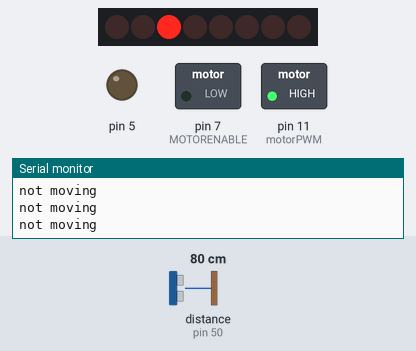
Recording of a sketch running on a simulated Arduino Mega 2560, built with avr-gcc and run on an emulated ATmega2560. Parts: 8 shift-register outputs drawn as a row of LEDs (first output left, lit = HIGH), switched loads named in the sketch (green lamp = pin HIGH), output pins drawn as LEDs (lit = HIGH), the last lines printed to the serial monitor. Wiring (inferred from the names in the program): ultrasonic range finder: trigger pin 40; echo pin 50; shift register (74HC595): data pin 8; shift clock pin 4; latch pin 12. Wiring (inferred from the signals the program sends): row of LEDs: on Q0, Q1, Q2, Q3, Q4, Q5, Q6, Q7. The inputs (shaded band) are chosen by the test bench; at power-on: distance to the obstacle (sensor on pin 50) 80 cm. The echo pulse lasts 58.3 µs per cm; pins used as bus, display or sensor lines are not drawn.

Above: at 1.2 s.
1.3 s: distance to the obstacle (sensor on pin 50) set to 2 cm
At 4.2 s:
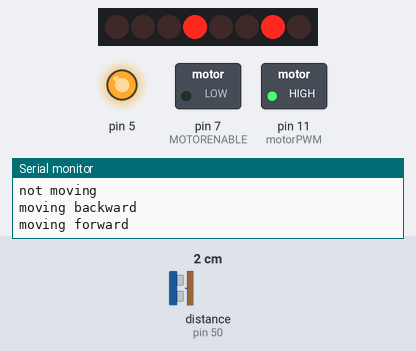
4.3 s: distance to the obstacle (sensor on pin 50) set to 9 cm
At 6.4 s:
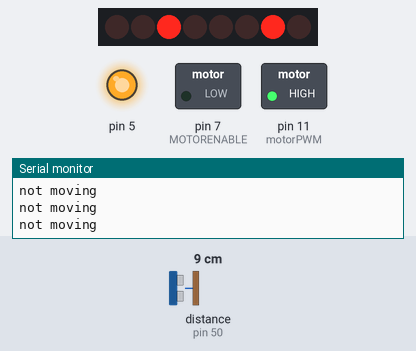
7.0 s: distance to the obstacle (sensor on pin 50) set to 4 cm
At 7.4 s:
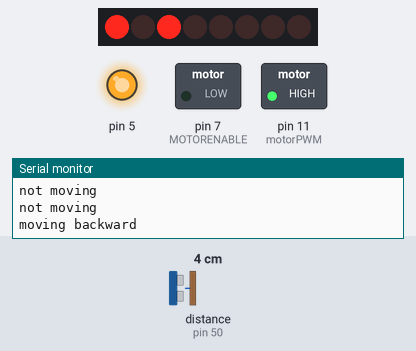
Timing chart, 0 to 16.0 s (numbered marks = the images above; inputs shaded):
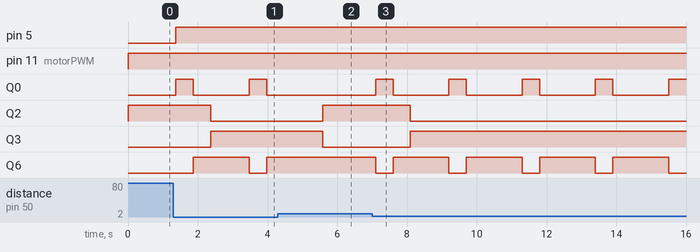

The sketch:

nav.ino
```cpp
// Simple Motor Shield sketch
// -----------------------------------
//
// By arduino.cc user "Krodal".
// June 2012
// Open Source / Public Domain
//
// Using Arduino 1.0.1
//
// A simple sketch for the motor shield,
// without using the Adafruit library.
//
// The outputs can be used for DC-motors
// (either full H-bridge or just On and Off), lights,
// relays, solenoids, etc.
// But stepper motors can not be used !
// Servo motors can be used with the default Servo library.
//
// A maximum of 4 DC motors can be used with full-bridge,
// or a maximum of 8 normal outputs, or a combination.
// Two servo motors can always be used, they use the +5V
// of the Arduino board, so the voltage regulator could
// get hot.
//
// Tested with an Ebay clone with the Arduino Uno.
//
// Parts of the code are from an old Adafruit Motor Shield
// library, which was public domain at that time.
// This code is also public domain
//
// This simplified program is using the normal
// Arduino library functions as much as possible.
//
// The motors will make a whistling sound,
// due to the analogWrite() PWM frequency.
// The Adafruit library is specifically designed to avoid
// this, so use the Adafruit library for a better result.
//
//
//
// Connector usage
// ---------------
// The order is different than what you would expect.
// If the Arduino (Uno) board is held with the USB
// connector to the left, the positive (A) side is
// at the top (north), and the negative (B) side is
// the bottom (south) for both headers.
//
//   Connector X1:
//     M1 on outside = MOTOR1_A   (+) north
//     M1 on inside  = MOTOR1_B   (-)
//     middle        = GND
//     M2 on inside  = MOTOR2_A   (+)
//     M2 on outside = MOTOR2_B   (-) south
//
//   Connector X2:
//     M3 on outside = MOTOR3_B   (-) south
//     M3 on inside  = MOTOR3_A   (+)
//     middle        = GND
//     M4 on inside  = MOTOR4_B   (-)
//     M4 on outside = MOTOR4_A   (+) north
//
//
//         -------------------------------
//         | -+s                         |
//         | -+s                         |
//    M1 A |                             | M4 A
//    M1 B |                             | M4 B
//    GND  |                             | GND
//    M2 A |                             | M3 A
//    M2 B |                             | M3 B
//         |                       ..... |
//         -------------------------------
//                + -
//
//
//
// Pin usage with the Motorshield
// ---------------------------------------
// Analog pins: not used at all
//     A0 ... A5 are still available
//     They all can also be used as digital pins.
//     Also I2C (A4=SDA and A5=SCL) can be used.
//     These pins have a breadboard area on the shield.
// Digital pins: used: 3,4,5,6,7,8,9,10,11,12
//     Pin 9 and 10 are only used for the servo motors.
//     Already in use: 0 (RX) and 1 (TX).
//     Unused: 2,13
//     Pin 2 has an soldering hole on the board,
//           easy to connect a wire.
//     Pin 13 is also connected to the system led.
// I2C is possible, but SPI is not possible since
// those pins are used.
//


#include <Servo.h>


// Arduino pins for the shift register
#define MOTORLATCH 12
#define MOTORCLK 4
#define MOTORENABLE 7
#define MOTORDATA 8

// 8-bit bus after the 74HC595 shift register
// (not Arduino pins)
// These are used to set the direction of the bridge driver.
#define MOTOR1_A 2
#define MOTOR1_B 3
#define MOTOR2_A 1
#define MOTOR2_B 4
#define MOTOR3_A 5
#define MOTOR3_B 7
#define MOTOR4_A 0
#define MOTOR4_B 6

// Arduino pins for the PWM signals.
#define MOTOR1_PWM 11
#define MOTOR2_PWM 3
#define MOTOR3_PWM 6
#define MOTOR4_PWM 5
#define SERVO1_PWM 10
#define SERVO2_PWM 9

// Codes for the motor function.
#define FORWARD 1
#define BACKWARD 2
#define BRAKE 3
#define RELEASE 4


// Declare classes for Servo connectors of the MotorShield.
//Servo servo_1;
//Servo servo_2;

#define trigPin 40
#define echoPin 50

bool forward = false;
unsigned long startTime = 0;

// last measure from ultrasonic sensor
long prev_duration = 0;
long prev_distance = 0;

void setup()
{
  Serial.begin(9600);
  Serial.println("Simple Motor Shield sketch");

  // Use the default "Servo" library of Arduino.
  // Attach the pin number to the servo library.
  // This might also set the servo in the middle position.
  //servo_1.attach(SERVO1_PWM);
 /// servo_2.attach(SERVO2_PWM);

    // initialize serial communication:
  Serial.println("ohai");
  pinMode(trigPin, OUTPUT);
  pinMode(echoPin, INPUT);
}


void loop()
{

   // establish variables for duration of the ping, and the distance result
  // in inches and centimeters:
  long cur_duration, cur_distance, inches, cm;

  // The PING))) is triggered by a HIGH pulse of 2 or more microseconds.
  // Give a short LOW pulse beforehand to ensure a clean HIGH pulse:
  //pinMode(pingPin, OUTPUT);
  digitalWrite(trigPin, LOW);  // Added this line
  delayMicroseconds(2); // Added this line
  digitalWrite(trigPin, HIGH);


  delayMicroseconds(10); // Added this line
  digitalWrite(trigPin, LOW);
  cur_duration = pulseIn(echoPin, HIGH);
  cur_distance = microsecondsToCentimeters(cur_duration);
  //inches = microsecondsToInches(duration);
  //cm = microsecondsToCentimeters(duration);

  // need gyroscope for this stuff
  if (prev_distance != 0) {
    long delta_distance = cur_distance - prev_distance;
    if (delta_distance == 0) {
      Serial.println("not moving");
    } else {
      if (delta_distance > 0) {
        Serial.println("moving forward");
      } else {
        Serial.println("moving backward");
      }
    }
  }

  prev_duration = cur_duration;
  prev_distance = cur_distance;

      /*
  //Serial.println(cur_duration);
  //Serial.println(distance);
  if (cur_distance > 5) {
     Straight(0);
     Forward(0);
     //motor(4, RELEASE, 0);
    //motor(1, FORWARD, 255);

  } else {
    //motor(1, RELEASE, 0);
    //delay(200);
 motor(4, FORWARD, 255);
    Left(0);
    Reverse(0);
    //motor(1, BACKWARD, 255);
    //delay(2000);
  }
  */

  if (cur_distance > 4) {
    Forward(0);
  } else {


  Left(500);
  Right(500);

  Reverse(1000);
  }

  //digitalWrite(pingPin, LOW);
  //delayMicroseconds(2);
  //digitalWrite(pingPin, HIGH);
  //delayMicroseconds(5);
  //digitalWrite(pingPin, LOW);

  // The same pin is used to read the signal from the PING))): a HIGH pulse
  // whose duration is the time (in microseconds) from the sending of the ping
  // to the reception of its echo off of an object.
  //pinMode(pingPin, INPUT);
  //duration = pulseIn(pingPin, HIGH);

  // convert the time into a distance
  //inches = microsecondsToInches(duration);
  //cm = microsecondsToCentimeters(duration);

  //Serial.print(inches);
  //Serial.print("in, ");
  //Serial.print(cm);
  //Serial.print("cm");
  //Serial.println();

  delay(100);

    /*
  // Suppose there are two servo motors connected.
  // Let them move 180 degrees.
  servo_1.write(0);
  delay(1000);
  servo_1.write(180);
  delay(2000);

  servo_2.write(0);
  delay(1000);
  servo_2.write(180);
  delay(2000);
*/

/*
  // Suppose there is a relay, or light or solenoid
  // connected to M3_A and GND.
  // Note that the 'speed' (the PWM, the intensity)
  // is for both M3_A and M3_B.
  // The output is a push-pull output (half bridge),
  // so it can also be used to drive something low.
  // The 'speed' (the PWM, the intensity) can be set
  // to zero, that would make the output disabled
  // and floating.
  motor_output(MOTOR3_A, HIGH, 255);
  delay(2000);
  motor_output(MOTOR3_A, LOW, 255);
*/

/*
  // Suppose a DC motor is connected to M1_A(+) and M1_B(-)
  // Let it run full speed forward and half speed backward.
  // If 'BRAKE' or 'RELEASE' is used, the 'speed' parameter
  // is ignored.
  motor(1, FORWARD, 255);
  delay(500);
  // Be friendly to the motor: stop it before reverse.
  motor(1, RELEASE, 0);
  delay(200);
  motor(1, BACKWARD, 255);
  delay(500);
  motor(1, RELEASE, 0);
  delay(200);
*/

/*
  motor(4, FORWARD, 255);
  delay(500);
  // Be friendly to the motor: stop it before reverse.
  motor(4, RELEASE, 0);
  delay(250);
  motor(4, BACKWARD, 255);
  delay(500);
  motor(4, RELEASE, 0);
  delay(250);
  */
}

void Forward(long duration) {
  motor(1, FORWARD, 255);
  if (duration > 0) {
    delay(duration);
  }
}

void Brake(long duration) {
  //motor(1, BRAKE, 255);
  //if (duration > 0) {
 //   delay(duration);
 // }
}

void Neutral(long duration) {
  motor(1, RELEASE, 0);
  if (duration > 0) {
    delay(duration);
  }
}

void Reverse(long duration) {
  motor(1, BACKWARD, 255);
  if (duration > 0) {
    delay(duration);
  }
}

void Left(long duration) {
  motor(4, FORWARD, 255);
  if (duration > 0) {
    delay(duration);
  }
}

void Straight(long duration) {
  motor(4, RELEASE, 0);
  if (duration > 0) {
    delay(duration);
  }
}

void Right(long duration) {
  motor(4, BACKWARD, 255);
  if (duration > 0) {
    delay(duration);
  }
}

long microsecondsToInches(long microseconds) {
  // According to Parallax's datasheet for the PING))), there are 73.746
  // microseconds per inch (i.e. sound travels at 1130 feet per second).
  // This gives the distance travelled by the ping, outbound and return,
  // so we divide by 2 to get the distance of the obstacle.
  // See: http://www.parallax.com/dl/docs/prod/acc/28015-PING-v1.3.pdf
  return microseconds / 74 / 2;
}

long microsecondsToCentimeters(long microseconds) {
  // The speed of sound is 340 m/s or 29 microseconds per centimeter.
  // The ping travels out and back, so to find the distance of the object we
  // take half of the distance travelled.
  return microseconds / 29 / 2;
}

// Initializing
// ------------
// There is no initialization function.
//
// The shiftWrite() has an automatic initializing.
// The PWM outputs are floating during startup,
// that's okay for the Motor Shield, it stays off.
// Using analogWrite() without pinMode() is valid.
//


// ---------------------------------
// motor
//
// Select the motor (1-4), the command,
// and the speed (0-255).
// The commands are: FORWARD, BACKWARD, BRAKE, RELEASE.
//
void motor(int nMotor, int command, int speed)
{
  int motorA, motorB;

  if (nMotor >= 1 && nMotor <= 4)
  {
    switch (nMotor)
    {
    case 1:
      motorA   = MOTOR1_A;
      motorB   = MOTOR1_B;
      break;
    case 2:
      motorA   = MOTOR2_A;
      motorB   = MOTOR2_B;
      break;
    case 3:
      motorA   = MOTOR3_A;
      motorB   = MOTOR3_B;
      break;
    case 4:
      motorA   = MOTOR4_A;
      motorB   = MOTOR4_B;
      break;
    default:
      break;
    }

    switch (command)
    {
    case FORWARD:
      motor_output (motorA, HIGH, speed);
      motor_output (motorB, LOW, -1);     // -1: no PWM set
      break;
    case BACKWARD:
      motor_output (motorA, LOW, speed);
      motor_output (motorB, HIGH, -1);    // -1: no PWM set
      break;
    case BRAKE:
      // The AdaFruit library didn't implement a brake.
      // The L293D motor driver ic doesn't have a good
      // brake anyway.
      // It uses transistors inside, and not mosfets.
      // Some use a software break, by using a short
      // reverse voltage.
      // This brake will try to brake, by enabling
      // the output and by pulling both outputs to ground.
      // But it isn't a good break.
      motor_output (motorA, LOW, 255); // 255: fully on.
      motor_output (motorB, LOW, -1);  // -1: no PWM set
      break;
    case RELEASE:
      motor_output (motorA, LOW, 0);  // 0: output floating.
      motor_output (motorB, LOW, -1); // -1: no PWM set
      break;
    default:
      break;
    }
  }
}


// ---------------------------------
// motor_output
//
// The function motor_ouput uses the motor driver to
// drive normal outputs like lights, relays, solenoids,
// DC motors (but not in reverse).
//
// It is also used as an internal helper function
// for the motor() function.
//
// The high_low variable should be set 'HIGH'
// to drive lights, etc.
// It can be set 'LOW', to switch it off,
// but also a 'speed' of 0 will switch it off.
//
// The 'speed' sets the PWM for 0...255, and is for
// both pins of the motor output.
//   For example, if motor 3 side 'A' is used to for a
//   dimmed light at 50% (speed is 128), also the
//   motor 3 side 'B' output will be dimmed for 50%.
// Set to 0 for completelty off (high impedance).
// Set to 255 for fully on.
// Special settings for the PWM speed:
//    Set to -1 for not setting the PWM at all.
//
void motor_output (int output, int high_low, int speed)
{
  int motorPWM;

  switch (output)
  {
  case MOTOR1_A:
  case MOTOR1_B:
    motorPWM = MOTOR1_PWM;
    break;
  case MOTOR2_A:
  case MOTOR2_B:
    motorPWM = MOTOR2_PWM;
    break;
  case MOTOR3_A:
  case MOTOR3_B:
    motorPWM = MOTOR3_PWM;
    break;
  case MOTOR4_A:
  case MOTOR4_B:
    motorPWM = MOTOR4_PWM;
    break;
  default:
    // Use speed as error flag, -3333 = invalid output.
    speed = -3333;
    break;
  }

  if (speed != -3333)
  {
    // Set the direction with the shift register
    // on the MotorShield, even if the speed = -1.
    // In that case the direction will be set, but
    // not the PWM.
    shiftWrite(output, high_low);

    // set PWM only if it is valid
    if (speed >= 0 && speed <= 255)
    {
      analogWrite(motorPWM, speed);
    }
  }
}


// ---------------------------------
// shiftWrite
//
// The parameters are just like digitalWrite().
//
// The output is the pin 0...7 (the pin behind
// the shift register).
// The second parameter is HIGH or LOW.
//
// There is no initialization function.
// Initialization is automatically done at the first
// time it is used.
//
void shiftWrite(int output, int high_low)
{
  static int latch_copy;
  static int shift_register_initialized = false;

  // Do the initialization on the fly,
  // at the first time it is used.
  if (!shift_register_initialized)
  {
    // Set pins for shift register to output
    pinMode(MOTORLATCH, OUTPUT);
    pinMode(MOTORENABLE, OUTPUT);
    pinMode(MOTORDATA, OUTPUT);
    pinMode(MOTORCLK, OUTPUT);

    // Set pins for shift register to default value (low);
    digitalWrite(MOTORDATA, LOW);
    digitalWrite(MOTORLATCH, LOW);
    digitalWrite(MOTORCLK, LOW);
    // Enable the shift register, set Enable pin Low.
    digitalWrite(MOTORENABLE, LOW);

    // start with all outputs (of the shift register) low
    latch_copy = 0;

    shift_register_initialized = true;
  }

  // The defines HIGH and LOW are 1 and 0.
  // So this is valid.
  bitWrite(latch_copy, output, high_low);

  // Use the default Arduino 'shiftOut()' function to
  // shift the bits with the MOTORCLK as clock pulse.
  // The 74HC595 shiftregister wants the MSB first.
  // After that, generate a latch pulse with MOTORLATCH.
  shiftOut(MOTORDATA, MOTORCLK, MSBFIRST, latch_copy);
  delayMicroseconds(5);    // For safety, not really needed.
  digitalWrite(MOTORLATCH, HIGH);
  delayMicroseconds(5);    // For safety, not really needed.
  digitalWrite(MOTORLATCH, LOW);
}
```

Measured:
- after the input at 1.3 s, pin 5: LOW → HIGH after 0.07 s; Q0: alternates HIGH for 0.50 s and LOW for 1.6 s, starting after 0.07 s; Q2: HIGH → LOW after 1.1 s; Q3: LOW → HIGH after 1.1 s; Q6: LOW → HIGH after 0.57 s, → LOW 1.6 s later, → HIGH 0.50 s later
- after the input at 7.0 s, Q0: alternates HIGH for 0.50 s and LOW for 1.6 s, starting after 0.10 s; Q2: HIGH → LOW after 1.1 s; Q3: LOW → HIGH after 1.1 s; Q6: alternates HIGH for 1.6 s and LOW for 0.50 s, starting after 0.10 s
